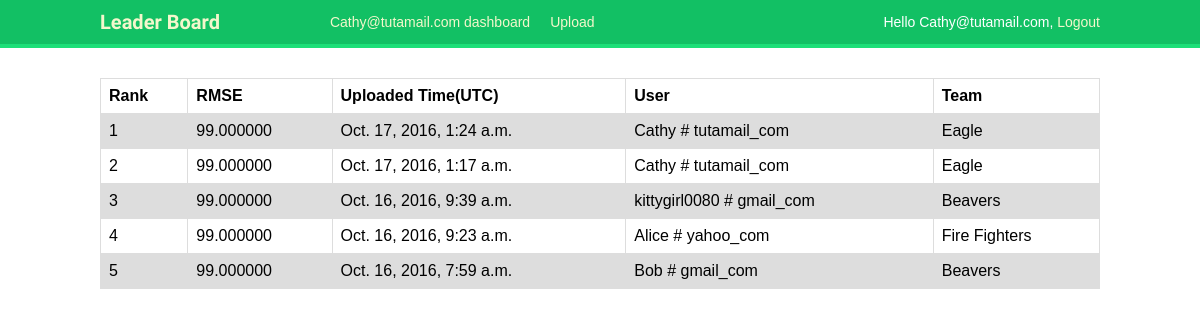
/ (signed in), run on the app's committed database.
### files/models.py (models this page shows)
class Document(models.Model):
	docfile = models.FileField(upload_to='documents/%Y/%m/%d')
	user = models.ForeignKey(settings.AUTH_USER_MODEL)
	created = models.DateTimeField(auto_now_add=True)
	rmse = models.DecimalField(max_digits=16, decimal_places=6, default=99)
	class Meta:
		ordering = ('rmse', '-created')

### account/models.py (models this page shows)
class Profile(models.Model):
	user = models.OneToOneField(User)
	team = models.CharField(max_length=75)
	def __str__(self):
		return '{}'.format(self.team)

### ranking/views.py (the view)
# urls.py: url(r'^$', views.leader_board, name='leader_board'),
def leader_board(request):
	records = Document.objects.all()
	return render(request, 'ranking/leader_board.html', {'records': records})

### ranking/templatetags/process_email.py (called while the page is built)
@register.filter
@stringfilter
def convert_email(email):
	return email.replace('@', ' # ').replace('.', '_')

### ranking/templates/ranking/leader_board.html (shortened to what this page needs)
{% extends 'base.html' %}
{% load process_email %}
{% block content %}
<table>
  <tr>
    <th>Rank</th>
    <th>RMSE</th>
    <th>Uploaded Time(UTC)</th>
    <th>User</th>
    <th>Team</th>
  </tr>
  {% for record in records %}
  <tr>
    <td>{{ forloop.counter }}</td>
    <td>{{ record.rmse }}</td>
    <td>{{ record.created }}</td>
    <td>{{ record.user.email|convert_email }}</td>
    <td>{{ record.user.profile }}</td>
  </tr>
  {% endfor %}
</table>
{% endblock %}

### account/templates/base.html (shortened to what this page needs)
{% load staticfiles %}
<!DOCTYPE html>
<html>
  <head>
    <link href="{% static 'css/base.css' %}" rel='stylesheet'>
  </head>
  <body>
    <div id='header'>
      <span class='logo'>
	<strong><a href="{% url 'leader_board' %}">Leader Board</a></strong>
      </span>
      {% if request.user.is_authenticated %}
      <ul class='menu'>
	<li {% if section == 'dashboard' %}class='selected'{% endif %}>
	  <a href='{% url 'dashboard' %}'>{{ user.email }} dashboard</a>
	</li>
	<li {% if section == 'images' %}class='selected'{% endif %}>
	  <a href="{% url 'files.list' %}">Upload</a>
	</li>
      </ul>
    {% endif %}
    <span class='user'>
      {% if request.user.is_authenticated %}
        Hello {{ request.user.email }},
        <a href='{% url "logout" %}'>Logout</a>
	{% else %}
	<a href='{% url "register" %}'>Register</a> or
        <a href='{% url "login" %}'>Log in</a>
      {% endif %}
    </span>
    </div>
    <div id='content'>
      {% block content %}
      {% endblock %}
    </div>
  </body>
</html>

### account/static/css/base.css (style rules this page uses)
body { margin:0; padding:0; font-family:helvetica, sans-serif; }
a { color:#12c064; text-decoration:none; }
#header { padding:10px 100px; font-size:14px; background:#12c064; color:#fff; border-bottom:4px solid #1cdf78; overflow:auto; }
#header .logo { font-family: 'Muli', sans-serif; float:left; color:#f3f7cc; font-size:20px; margin-right:10%; }
#header ul.menu { list-style:none; float:left; margin:0; padding:0; }
#header ul.menu li { float:left; padding:4px 10px; }
#header a { color:#f3f7cc; }
#header .user { float:right; padding-top:4px; }
#content { padding:30px 100px; }

### ranking/templates/ranking/leader_board.html (style rules this page uses)
table { font-family: arial, sans-serif; border-collapse: collapse; width: 100%; }
td, th { border: 1px solid #dddddd; text-align: left; padding: 8px; }
tr:nth-child(even) { background-color: #dddddd; }

### data on the page
Document: rmse "99.000000", created "Oct. 17, 2016, 1:24 a.m.", user.email|convert_email "Cathy # tutamail_com", user.profile "Eagle"
Document: rmse "99.000000", created "Oct. 17, 2016, 1:17 a.m.", user.email|convert_email "Cathy # tutamail_com", user.profile "Eagle"
Document: rmse "99.000000", created "Oct. 16, 2016, 9:39 a.m.", user.email|convert_email "kittygirl0080 # gmail_com", user.profile "Beavers"
Document: rmse "99.000000", created "Oct. 16, 2016, 9:23 a.m.", user.email|convert_email "Alice # yahoo_com", user.profile "Fire Fighters"
Document: rmse "99.000000", created "Oct. 16, 2016, 7:59 a.m.", user.email|convert_email "Bob # gmail_com", user.profile "Beavers"

### other printed values
{{ user.email }} "Cathy@tutamail.com"
{{ request.user.email }} "Cathy@tutamail.com"
